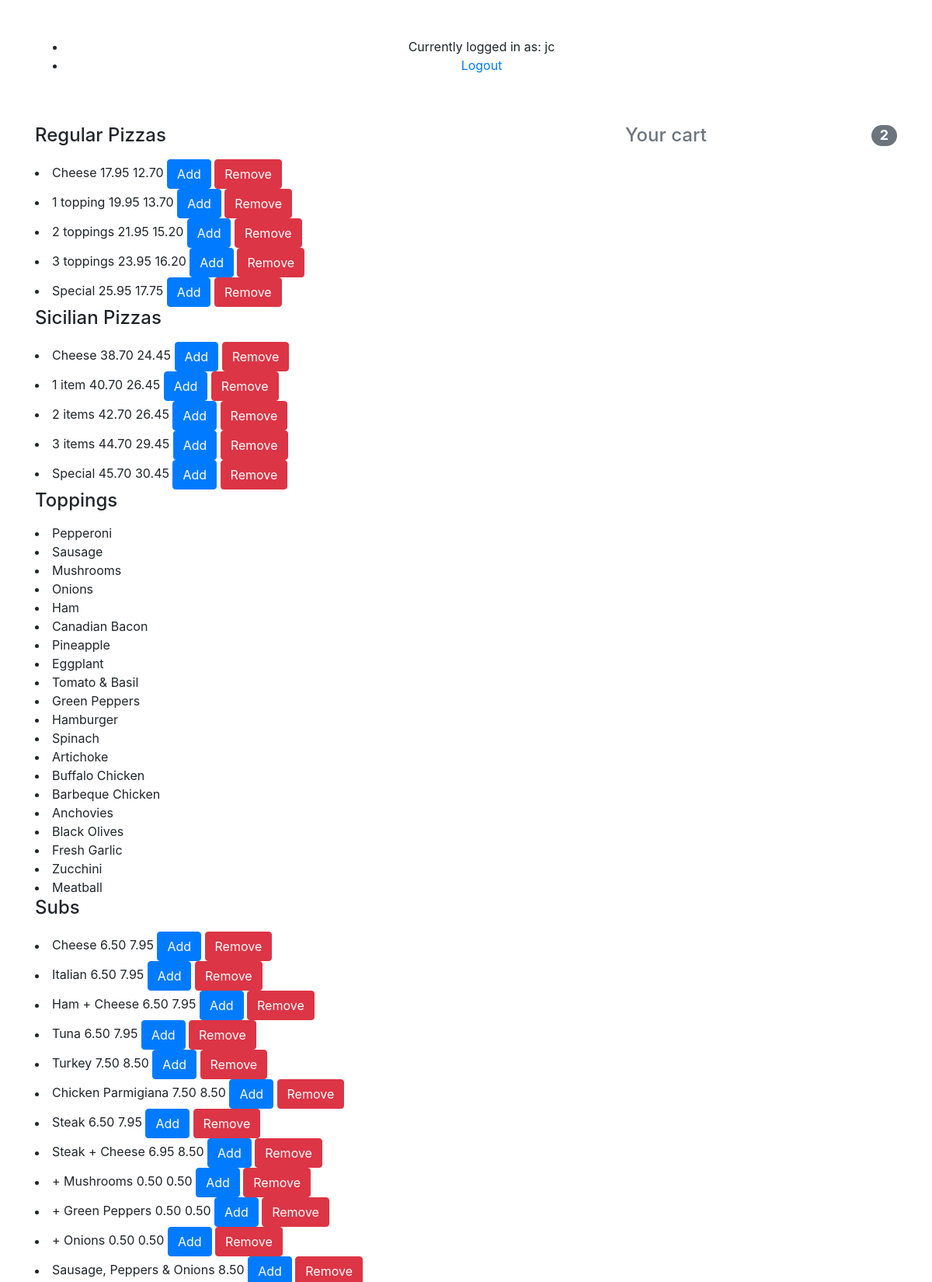
The app's page / (signed in, upper part) with its own data.
### orders/models.py (models this page shows, shortened)
class Order(models.Model):
	user = models.ForeignKey(settings.AUTH_USER_MODEL, on_delete=models.CASCADE)
	items = models.ManyToManyField(OrderItem)
	start_date = models.DateTimeField(auto_now_add = True)
	ordered_date = models.DateTimeField
	ordered = models.BooleanField(default=False)

class Item(models.Model):
	title = models.CharField(max_length=100)
	price = models.DecimalField(max_digits=4, decimal_places=2, blank=True, null=True)
	price_small = models.DecimalField(max_digits=4, decimal_places=2, blank=True, null=True)
	has_sizes = models.BooleanField(default=False)
	category = models.CharField(choices=CATEGORY_CHOICES, max_length=2)
	label = models.CharField(choices=LABEL_CHOICES, max_length=1, default='P')
	slug = models.SlugField()
	def get_add_to_cart_url(self):
		return reverse("add-to-cart", kwargs={
			'slug': self.slug
		})
	def get_remove_from_cart_url(self):
		return reverse("remove-from-cart", kwargs={
			'slug': self.slug
		})

### orders/views.py (the view)
# urls.py: path("", views.index, name="index"),
def index(request):
	if not request.user.is_authenticated:
		return render(request, "registration/login.html", {"message": None})
	context = {
		'user': request.user,
		'regular_pizzas': Item.objects.filter(category='RP'),
        'sicilian_pizzas': Item.objects.filter(category='SP'),
        'toppings': Item.objects.filter(category='T'),
        'subs': Item.objects.filter(category='S'),
        'pastas': Item.objects.filter(category='P'),
        'dinner_platters': Item.objects.filter(category='D'),
        'salads': Item.objects.filter(category='Sa')
	}
	return render(request, "orders/index.html", context)

### orders/templatetags/cart_template_tags.py (called while the page is built)
@register.filter
def cart_item_count(user):
    if user.is_authenticated:
        qs = Order.objects.filter(user=user, ordered=False)
        if qs.exists():
            return qs[0].items.count()
    return 0

### orders/templates/orders/index.html (shortened to what this page needs)
{% extends "orders/base.html" %}
{% load cart_template_tags %}
{% block side %}
    <a href="{% url 'order-summary' %}">
        <h4 class="d-flex justify-content-between align-items-center mb-3">
            <span class="text-muted">Your cart</span>
            <span class="badge badge-secondary badge-pill">{{ request.user|cart_item_count }}</span>
        </h4>
    </a>
{% endblock %}
{% block main %}
    <h4 class="mb-3">Regular Pizzas</h4>
    {% for item in regular_pizzas %}
        <li><span class="item-item item-title">{{ item.title }}</span>
            <span class="item-item item-price">{{ item.price }}</span>
            {% if item.price_small %}
                <span class="item-item item-price">{{ item.price_small }}</span>
            {% endif %}
            <a href="{{ item.get_add_to_cart_url }}" class="btn btn-primary btn-md my-0 p">
                Add
            </a>
            <a href="{{ item.get_remove_from_cart_url }}" class="btn btn-danger btn-md my-0 p">
                Remove
            </a>
        </li>
    {% endfor %}
    <h4 class="mb-3">Sicilian Pizzas</h4>
    {% for item in sicilian_pizzas %}
        <li><span class="item-item item-title">{{ item.title }}</span>
            <span class="item-item item-price">{{ item.price }}</span>
            {% if item.price_small %}
                <span class="item-item item-price">{{ item.price_small }}</span>
            {% endif %}
            <a href="{{ item.get_add_to_cart_url }}" class="btn btn-primary btn-md my-0 p">
                Add
            </a>
            <a href="{{ item.get_remove_from_cart_url }}" class="btn btn-danger btn-md my-0 p">
                Remove
            </a>
        </li>
    {% endfor %}
    <h4 class="mb-3">Toppings</h4>
    {% for item in toppings %}
        <li><span class="item-item item-title">{{ item.title }}</span>
        </li>
    {% endfor %}
    <h4 class="mb-3">Subs</h4>
    {% for item in subs %}
        <li><span class="item-item item-title">{{ item.title }}</span>
            <span class="item-item item-price">{{ item.price }}</span>
            {% if item.price_small %}
                <span class="item-item item-price">{{ item.price_small }}</span>
            {% endif %}
            <a href="{{ item.get_add_to_cart_url }}" class="btn btn-primary btn-md my-0 p">
                Add
            </a>
            <a href="{{ item.get_remove_from_cart_url }}" class="btn btn-danger btn-md my-0 p">
                Remove
            </a>
        </li>
    {% endfor %}
{% endblock %}

### orders/templates/orders/base.html (shortened to what this page needs)
<!DOCTYPE html>
<html>
<head>
	<link rel="stylesheet" href="https://stackpath.bootstrapcdn.com/bootstrap/4.5.0/css/bootstrap.min.css">
	{% load static %}
</head>
<body>
	<div id="content" name="content" class="container">
		<div class="py-5 text-center">
			<ul>
				<li>Currently logged in as: {{ user.username }}</li>
				<li><a href="{% url 'logout' %}">Logout</a></li>
			</ul>
		</div>
		<div class="row">
			<div class="col-md-4 order-md-2 mb-4">
				{% block side %}
				{% endblock %}
			</div>
			<div class="col-md-8 order-md-1">
				{% block main %}
				{% endblock %}
			</div>
		</div>
	</div>
</body>
</html>

### records on screen
Item: title "Cheese", price "17.95", price_small "12.70"
Item: title "1 topping", price "19.95", price_small "13.70"
Item: title "2 toppings", price "21.95", price_small "15.20"
Item: title "3 toppings", price "23.95", price_small "16.20"
Item: title "Special", price "25.95", price_small "17.75"
Item: title "Cheese", price "38.70", price_small "24.45"
Item: title "1 item", price "40.70", price_small "26.45"
Item: title "2 items", price "42.70", price_small "26.45"
Item: title "3 items", price "44.70", price_small "29.45"
Item: title "Special", price "45.70", price_small "30.45"
Item: title "Pepperoni"
Item: title "Sausage"
Item: title "Mushrooms"
Item: title "Onions"
Item: title "Ham"
Item: title "Canadian Bacon"
Item: title "Pineapple"
Item: title "Eggplant"
Item: title "Tomato & Basil"
Item: title "Green Peppers"
Item: title "Hamburger"
Item: title "Spinach"
Item: title "Artichoke"
Item: title "Buffalo Chicken"
Item: title "Barbeque Chicken"
Item: title "Anchovies"
Item: title "Black Olives"
Item: title "Fresh Garlic"
Item: title "Zucchini"
Item: title "Meatball"
Item: title "Cheese", price "6.50", price_small "7.95"
Item: title "Italian", price "6.50", price_small "7.95"
Item: title "Ham + Cheese", price "6.50", price_small "7.95"
Item: title "Tuna", price "6.50", price_small "7.95"
Item: title "Turkey", price "7.50", price_small "8.50"
Item: title "Chicken Parmigiana", price "7.50", price_small "8.50"
Item: title "Steak", price "6.50", price_small "7.95"
Item: title "Steak + Cheese", price "6.95", price_small "8.50"
Item: title "+ Mushrooms", price "0.50", price_small "0.50"
Item: title "+ Green Peppers", price "0.50", price_small "0.50"
Item: title "+ Onions", price "0.50", price_small "0.50"
Item: title "Sausage, Peppers & Onions", price "8.50"

### other values on screen
{{ user.username }} "jc"
{{ request.user|cart_item_count }} "2"
